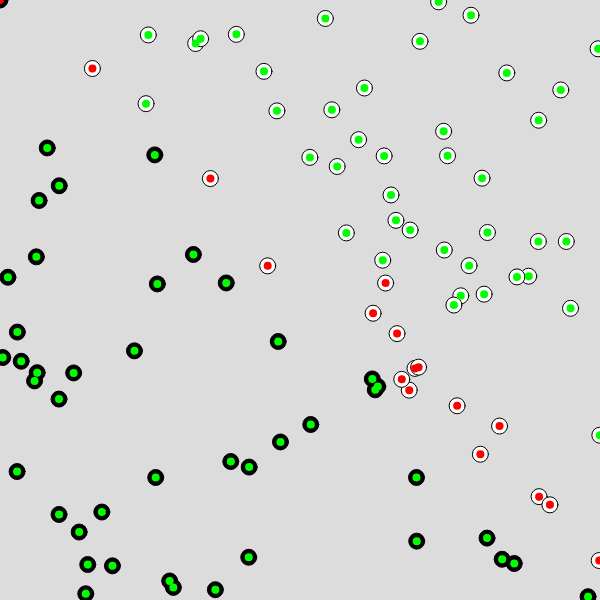
Frame 1 (no input)
Frame 60 (no input): identical to frame 1, image omitted
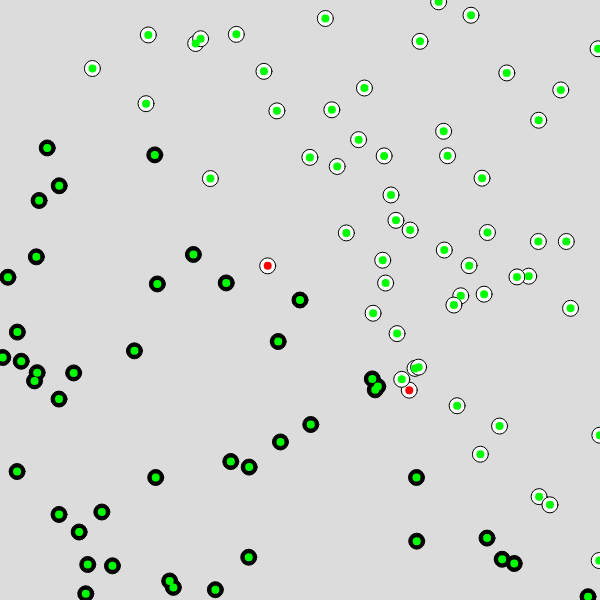
Frame 120 (the mouse pressed at the canvas centre since frame 60)

The p5.js sketch that drew these frames (run headless with seeded random() and noise() and a simulated clock; from frame 60 on, the mouse is pressed at the canvas centre):

// p5.js sketch
// ── sketch.js
let perceptron
let points = []
let mouse

function setup() {
  createCanvas(600, 600);
  perceptron = new Perceptron()
  mouse = new Point()
  for (let i = 0; i < 100; i++) {
    points[i] = new Point()
  }
  points.push(mouse)
  let inputs = [-1, 0.5]
  let guess = perceptron.guess(inputs)
  print(guess)
}

function draw() {
  background(220);
  mouse.x = mouseX
  mouse.y = mouseY
  mouse.changeLabel()
  points.forEach((p)=>{
    p.draw()
  })

  points.forEach((p)=>{

    let guess = perceptron.guess([p.x,p.y])
    if (guess == p.label){
      fill(0,255,0)
    }
    else{
      fill(255,0,0)
    }
    noStroke()
    ellipse(p.x,p.y,8,8)
  })
}

function mousePressed(){
  points.forEach((p)=>{
    perceptron.train([p.x,p.y], p.label)
  })
}
// ── Perceptron.js
function sign(num) {
    if (num >= 0){
        return 1
    }
    else if (num < 0) {
        return -1
    }
    else {
        return 0
    }

}

class Perceptron {
    constructor(){
        //Iniciar os pesos
        this.weights = []
        this.lr = 0.1

        for (let i = 0; i < 2; i++){
            this.weights[i] = random(-1,1)
        }
    }

    guess(inputs){
        let sum = 0

        for (let i = 0; i < this.weights.length; i++){
            sum += inputs[i] * this.weights[i]
        }

        let output = sign(sum)
        return output
    }

    train(inputs, target){
        let r = this.guess(inputs)
        let error = target - r

        for (let i = 0; i < this.weights.length; i++){
            this.weights[i] += error * inputs[i] * this.lr
        }

    }
}
// ── Training.js

class Point{
    constructor(){
        this.x = random(width)
        this.y = random(height)
        this.label = 0

        if (this.x > this.y){
            this.label = 1
        }
        else {
            this.label = -1
        }
    }
    changeLabel(){
        if (this.x > this.y){
            this.label = 1
        }
        else {
            this.label = -1
        }
    }

    draw(){
        stroke(0)
        if(this.label == 1){
            fill(255)
        }
        else{
            fill(0)
        }

        ellipse(this.x,this.y,16,16)
    }
}
